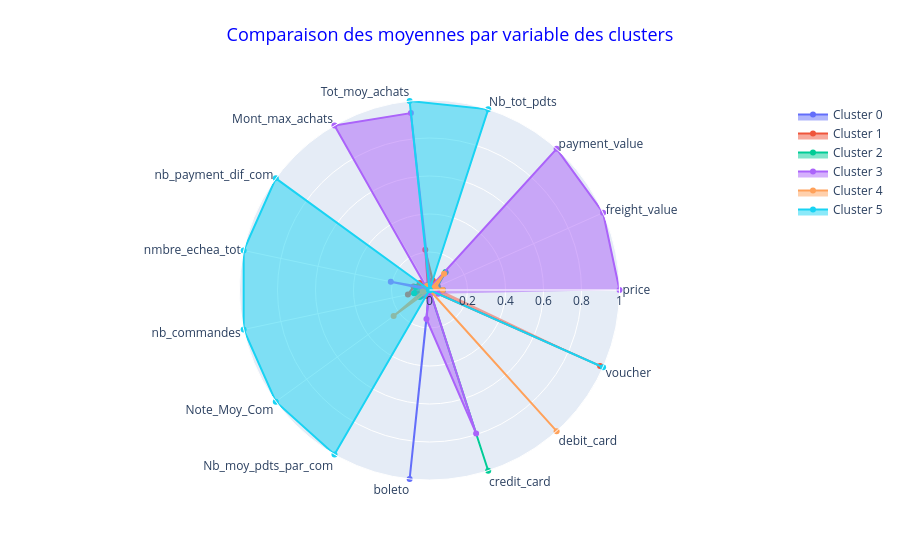

The cell this chart's notebook holds for it:
### Code cell
plot_radars(data=Xt_kmean1,
            group="clusters_kmeans")

### Figure 1 — Plotly figure (JSON) as saved in the notebook; plotly's stock layout.template omitted (floating-point values rounded to 4 significant figures)
{"data": [{"fill": "toself", "name": "Cluster 0", "r": [0.05814, 0.03616, 0.1258, 0.004255, 0.005522, 0.01434, 0.004053, 0.004053, 0.07827, 0.05305, 0.002396, 1, 0, 0, 0], "theta": ["price", "freight_value", "payment_value", "Nb_tot_pdts", "Tot_moy_achats", "Mont_max_achats", "nb_payment_dif_com", "nmbre_echea_tot", "nb_commandes", "Note_Moy_Com", "Nb_moy_pdts_par_com", "boleto", "credit_card", "debit_card", "voucher"], "type": "scatterpolar"}, {"fill": "toself", "name": "Cluster 1", "r": [0.05852, 0.04712, 0.05367, 0.0537, 0.213, 0.01703, 0.06308, 0.08566, 0.1162, 0, 0.03655, 0, 0.01727, 0, 0.9827], "theta": ["price", "freight_value", "payment_value", "Nb_tot_pdts", "Tot_moy_achats", "Mont_max_achats", "nb_payment_dif_com", "nmbre_echea_tot", "nb_commandes", "Note_Moy_Com", "Nb_moy_pdts_par_com", "boleto", "credit_card", "debit_card", "voucher"], "type": "scatterpolar"}, {"fill": "toself", "name": "Cluster 2", "r": [0.07183, 0.0469, 0.1256, 0.003457, 0.01337, 0.02939, 0.003203, 0.0744, 0.08288, 0.06311, 0.002329, 0, 1, 0, 0], "theta": ["price", "freight_value", "payment_value", "Nb_tot_pdts", "Tot_moy_achats", "Mont_max_achats", "nb_payment_dif_com", "nmbre_echea_tot", "nb_commandes", "Note_Moy_Com", "Nb_moy_pdts_par_com", "boleto", "credit_card", "debit_card", "voucher"], "type": "scatterpolar"}, {"fill": "toself", "name": "Cluster 3", "r": [1.0, 1, 1.0, 0.01397, 0.9364, 1, 0.01869, 0.2083, 0, 0.03191, 0.009348, 0.1535, 0.7939, 0.002924, 0.04971], "theta": ["price", "freight_value", "payment_value", "Nb_tot_pdts", "Tot_moy_achats", "Mont_max_achats", "nb_payment_dif_com", "nmbre_echea_tot", "nb_commandes", "Note_Moy_Com", "Nb_moy_pdts_par_com", "boleto", "credit_card", "debit_card", "voucher"], "type": "scatterpolar"}, {"fill": "toself", "name": "Cluster 4", "r": [0.07008, 0.03574, 0.1144, 0, 0, 0.0253, 0, 0, 0.03668, 0.2333, 0, 0, 0, 1, 0], "theta": ["price", "freight_value", "payment_value", "Nb_tot_pdts", "Tot_moy_achats", "Mont_max_achats", "nb_payment_dif_com", "nmbre_echea_tot", "nb_commandes", "Note_Moy_Com", "Nb_moy_pdts_par_com", "boleto", "credit_card", "debit_card", "voucher"], "type": "scatterpolar"}, {"fill": "toself", "name": "Cluster 5", "r": [0, 0, 0, 1, 1.0, 0, 1.0, 1.0, 1, 1, 1, 0, 0, 0, 1], "theta": ["price", "freight_value", "payment_value", "Nb_tot_pdts", "Tot_moy_achats", "Mont_max_achats", "nb_payment_dif_com", "nmbre_echea_tot", "nb_commandes", "Note_Moy_Com", "Nb_moy_pdts_par_com", "boleto", "credit_card", "debit_card", "voucher"], "type": "scatterpolar"}], "layout": {"polar": {"radialaxis": {"range": [0, 1], "visible": true}}, "showlegend": true, "title": {"font": {"color": "blue", "size": 18}, "text": "Comparaison des moyennes par variable des clusters", "x": 0.5, "xanchor": "center", "y": 0.95, "yanchor": "top"}}}
